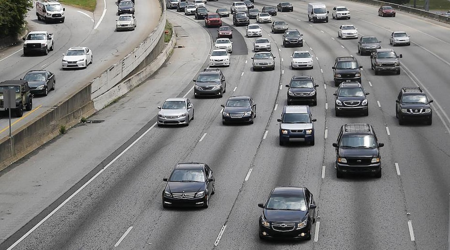
#> input picture static/image.png, 450 x 250 px, found by its file name; the run also reads 1 picture not shown here
$ python process_image.py
#> lines starting #> are read from the running program, lines starting #| are printed output that depends on the picture; after the words box and inside, x2 and y2 are one past the last pixel; in counts of white or black regions, pixels touching at a corner belong together; pictures that were not available may be replaced by others from this repository, and a replacement may not be noted
#!/usr/bin/env python
# coding: utf-8

# In[1]:


import numpy as np # linear algebra
import pandas as pd # data processing, CSV file I/O (e.g. pd.read_csv)

# Input data files are available in the read-only "../input/" directory
# For example, running this (by clicking run or pressing Shift+Enter) will list all files under the input directory

import os
for dirname, _, filenames in os.walk('/kaggle/input'):
    for filename in filenames:
        print(os.path.join(dirname, filename))


# In[2]:


# Import libraries
from PIL import Image
import cv2
import sys
import numpy as np
import requests


# In[4]:


image = Image.open('image.png')
#> image is the input picture: PIL image 450x250 RGB; mean R, G, B 127.1, 127, 126.6
image = image.resize((450, 250))
image_arr = np.array(image)
image


# In[5]:


grey = cv2.cvtColor(image_arr, cv2.COLOR_BGR2GRAY)
Image.fromarray(grey)


# In[6]:


blur = cv2.GaussianBlur(grey,(5,5),0)
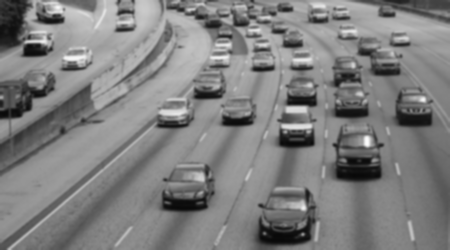
#> blur: shape (250, 450); min 8, max 251, mean 126.9
Image.fromarray(blur)


# In[7]:


dilated = cv2.dilate(blur, np.ones((3,3)))
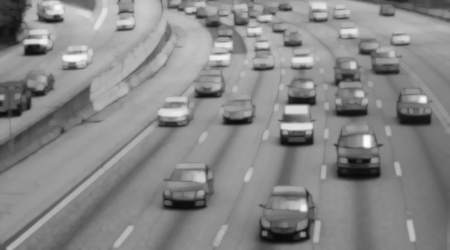
#> dilated: shape (250, 450); min 9, max 251, mean 135.9
Image.fromarray(dilated)


# In[8]:


kernle = cv2.getStructuringElement(cv2.MORPH_ELLIPSE, (2,2))
closing = cv2.morphologyEx(dilated, cv2.MORPH_CLOSE, kernle)
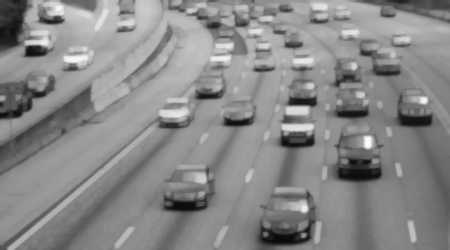
#> closing: shape (250, 450); min 10, max 251, mean 136.1
Image.fromarray(closing)


# In[10]:


car_cascade_src = 'cars.xml'
car_cascade = cv2.CascadeClassifier(car_cascade_src)
cars = car_cascade.detectMultiScale(closing, 1.1, 1)
#> cars = 22 rows, first 6: [377, 1, 22, 22], [267, 19, 22, 22], [245, 24, 20, 20], [252, 36, 24, 24], [63, 40, 22, 22], [306, 4, 28, 28]


# In[11]:


cnt = 0
for (x,y,w,h) in cars:
    cv2.rectangle(image_arr, (x,y),(x+w,y+h),(255,0,0),2)
    cnt += 1
#> this loop made 22 passes
#> (x, y, w, h) on passes 1 to 12: (377, 1, 22, 22), (267, 19, 22, 22), (245, 24, 20, 20), (252, 36, 24, 24), (63, 40, 22, 22), (306, 4, 28, 28), (196, 10, 28, 28), (35, 2, 30, 30), (276, 21, 37, 37), (13, 25, 43, 43), (209, 89, 52, 52), (238, 38, 49, 49)
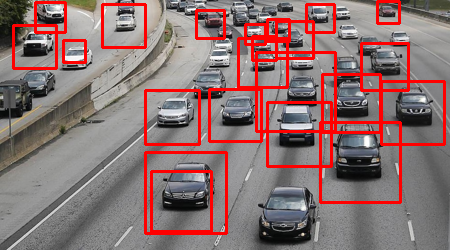
#> image_arr: shape (250, 450, 3); 10.04% of pixels changed, all inside (x1, y1, x2, y2) = (12, 0, 446, 235)
#> after the loop, cnt = 22
print(cnt, " cars found ")
#| 22  cars found
Image.fromarray(image_arr)


# In[13]:


cascade_src = '/kaggle/input/vehicle-detect-count/cars.xml'
video_src = '/kaggle/input/vehicle-detect-count/Cars.mp4'

cap = cv2.VideoCapture(video_src)
car_cascade = cv2.CascadeClassifier(cascade_src)
video = cv2.VideoWriter('result.avi', cv2.VideoWriter_fourcc(*'DIVX'), 15, (450,250))


# In[14]:


while True:
    ret, img = cap.read()

    if (type(img) == type(None)):
        break

    gray = cv2.cvtColor(img, cv2.COLOR_BGR2GRAY)
    cars = car_cascade.detectMultiScale(gray, 1.1, 2)
#> cars = 21 rows, first 6: [376, 1, 23, 23], [329, 3, 24, 24], [213, 22, 23, 23], [106, 7, 35, 35], [285, 51, 27, 27], [305, 2, 29, 29]

    for (x,y,w,h) in cars:
        cv2.rectangle(img,(x,y),(x+w,y+h),(0,255,255),2)
#> this loop made 21 passes
#> (x, y, w, h) on passes 1 to 12: (376, 1, 23, 23), (329, 3, 24, 24), (213, 22, 23, 23), (106, 7, 35, 35), (285, 51, 27, 27), (305, 2, 29, 29), (273, 21, 36, 36), (52, 47, 34, 34), (10, 19, 50, 50), (239, 41, 45, 45), (364, 40, 49, 49), (206, 86, 57, 57)
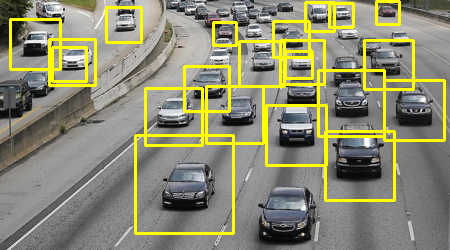
#> img: shape (250, 450, 3); mean B, G, R 113.1, 138.4, 138.5

    video.write(img)
video.release()


# In[ ]:
